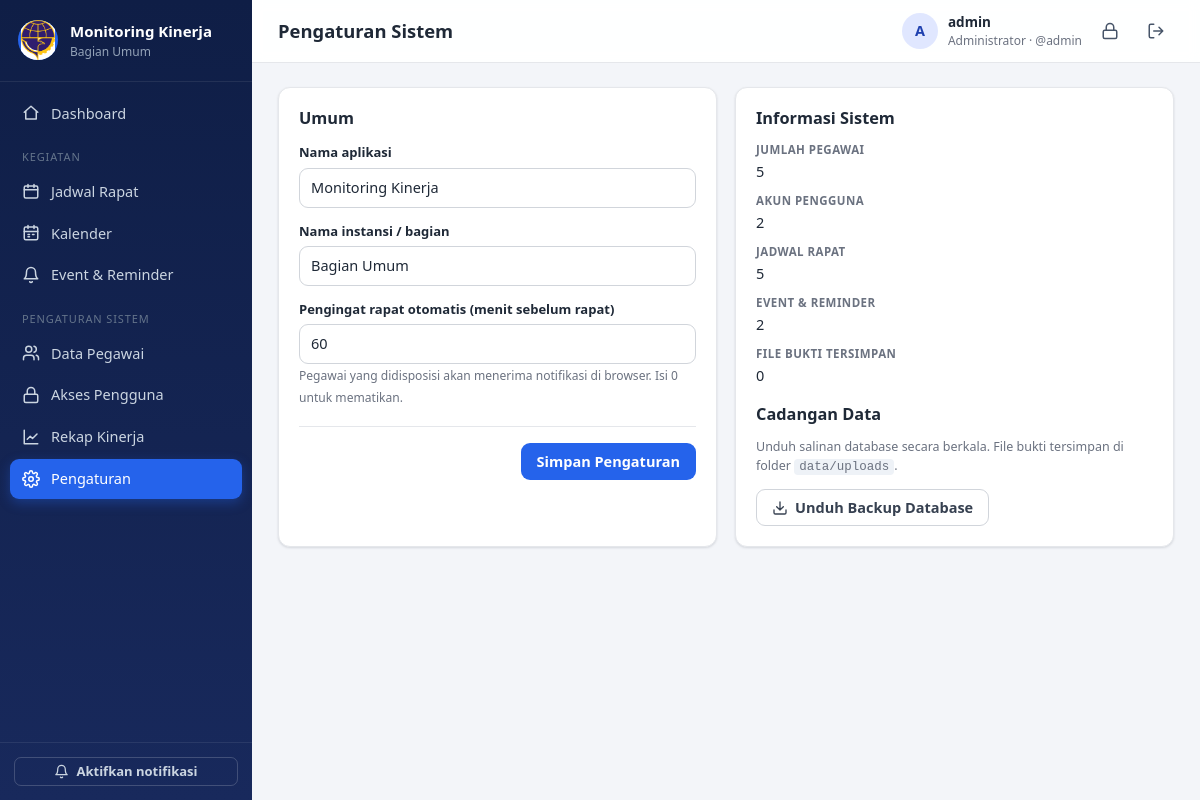
The app's page /pengaturan (signed in), older data.
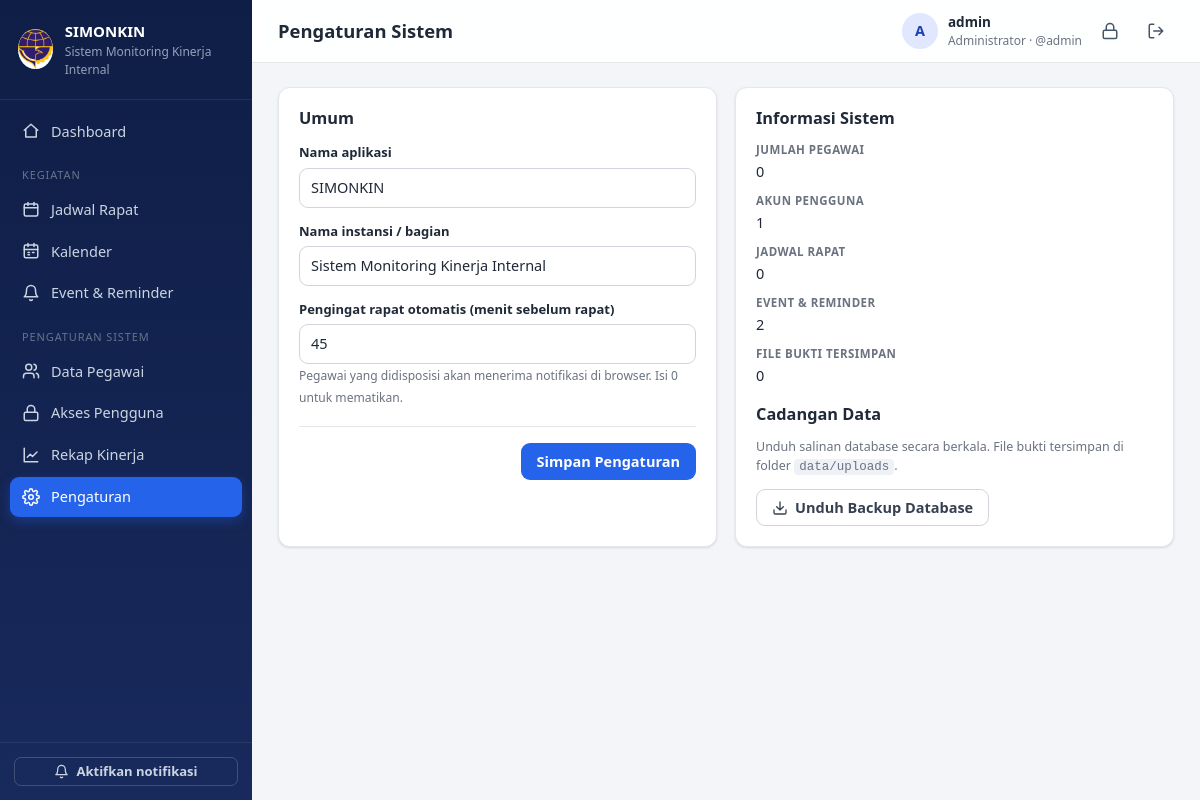
The same page, newer data.
### tables this page shows
CREATE TABLE settings (key TEXT PRIMARY KEY, value TEXT);

### app.py (the view, shortened to what this page needs)
@app.route("/pengaturan", methods=["GET", "POST"])
@admin_required
def pengaturan():
    info = dict(
        pegawai=query("SELECT COUNT(*) c FROM pegawai", one=True)["c"],
        users=query("SELECT COUNT(*) c FROM users", one=True)["c"],
        rapat=query("SELECT COUNT(*) c FROM rapat", one=True)["c"],
        events=query("SELECT COUNT(*) c FROM events", one=True)["c"],
        files=len(os.listdir(UPLOAD_DIR)),
    )
    return render_template("pengaturan.html", info=info)

### app.py (called while the page is built)
def get_db():
    if "db" not in g:
        g.db = sqlite3.connect(DB_PATH)
        g.db.row_factory = sqlite3.Row
        g.db.execute("PRAGMA foreign_keys = ON")
    return g.db

def query(sql, args=(), one=False):
    cur = get_db().execute(sql, args)
    rows = cur.fetchall()
    cur.close()
    return (rows[0] if rows else None) if one else rows

def now_str():
    return datetime.now().strftime(FMT)

def csrf_token():
    if "_csrf" not in session:
        session["_csrf"] = secrets.token_hex(16)
    return session["_csrf"]

def is_admin():
    return bool(g.user and g.user["role"] == "admin")

def admin_required(f):
    @wraps(f)
    def wrapper(*a, **kw):
        if not g.user:
            return redirect(url_for("login", next=request.full_path))
        if g.user["role"] != "admin":
            abort(403)
        return f(*a, **kw)
    return wrapper

def icon(name, size=18):
    return Markup(
        f'<svg class="ic" width="{size}" height="{size}" viewBox="0 0 24 24" fill="none" stroke="currentColor" '
        f'stroke-width="2" stroke-linecap="round" stroke-linejoin="round" aria-hidden="true">{ICONS.get(name, "")}</svg>')

### monitoring-kinerja/templates/pengaturan.html (shortened to what this page needs)
{% extends 'base.html' %}
{% block heading %}Pengaturan Sistem{% endblock %}
{% block content %}
<div class="grid-2">
  <form method="post" class="card form-card">
    <h3>Umum</h3>
    <label class="field"><span>Nama aplikasi</span><input name="nama_aplikasi" value="{{ settings.nama_aplikasi }}" required></label>
    <label class="field"><span>Nama instansi / bagian</span><input name="nama_instansi" value="{{ settings.nama_instansi }}" required></label>
    <label class="field"><span>Pengingat rapat otomatis (menit sebelum rapat)</span>
      <input type="number" min="0" name="pengingat_rapat_menit" value="{{ settings.pengingat_rapat_menit }}">
      <small class="muted">Pegawai yang didisposisi akan menerima notifikasi di browser. Isi 0 untuk mematikan.</small></label>
    <div class="form-actions"><button class="btn btn-primary">Simpan Pengaturan</button></div>
  </form>
  <div class="card">
    <h3>Informasi Sistem</h3>
    <dl class="dl one">
      <div><dt>Jumlah pegawai</dt><dd>{{ info.pegawai }}</dd></div>
      <div><dt>Akun pengguna</dt><dd>{{ info.users }}</dd></div>
      <div><dt>Jadwal rapat</dt><dd>{{ info.rapat }}</dd></div>
      <div><dt>Event &amp; reminder</dt><dd>{{ info.events }}</dd></div>
      <div><dt>File bukti tersimpan</dt><dd>{{ info.files }}</dd></div>
    </dl>
    <h3 class="mt16">Cadangan Data</h3>
    <p class="small muted">Unduh salinan database secara berkala. File bukti tersimpan di folder <code>data/uploads</code>.</p>
    <a href="{{ url_for('backup_db') }}" class="btn btn-light">{{ icon('download',16) }} Unduh Backup Database</a>
  </div>
</div>
{% endblock %}

### monitoring-kinerja/templates/base.html (shortened to what this page needs)
<!doctype html>
<html lang="id">
  <head>
    <link
      rel="stylesheet"
      href="{{ url_for('static', filename='style.css') }}"
    />
  </head>
  <body>
    {% set ep = request.endpoint or '' %}
    <div class="layout">
      <aside class="sidebar" id="sidebar">
        <div class="brand">
          <div class="logo">
            <img
              src="{{ url_for('static', filename='img/logo.png') }}"
              alt="Logo"
              style="width: 100%; height: 100%; object-fit: contain"
            />
          </div>
          <div>
            <div class="brand-title">{{ settings.nama_aplikasi }}</div>
            <div class="brand-sub">{{ settings.nama_instansi }}</div>
          </div>
        </div>
        <nav class="nav">
          <a
            href="{{ url_for('dashboard') }}"
            class="{{ 'active' if ep=='dashboard' }}"
            >{{ icon('home') }} Dashboard</a
          >
          {% if is_admin %}
          <div class="nav-label">Kegiatan</div>
          <a
            href="{{ url_for('rapat_list') }}"
            class="{{ 'active' if ep.startswith('rapat') }}"
            >{{ icon('rapat') }} Jadwal Rapat</a
          >
          {% endif %}
          <a
            href="{{ url_for('kalender') }}"
            class="{{ 'active' if ep=='kalender' }}"
            >{{ icon('kalender') }} Kalender</a
          >
          <a
            href="{{ url_for('event_list') }}"
            class="{{ 'active' if ep.startswith('event') }}"
            >{{ icon('bell') }} {{ 'Event & Reminder' if is_admin else
            'Pengingat & Event' }}</a
          >
          {% if is_admin %}
          <div class="nav-label">Pengaturan Sistem</div>
          <a
            href="{{ url_for('pegawai_list') }}"
            class="{{ 'active' if ep.startswith('pegawai') }}"
            >{{ icon('pegawai') }} Data Pegawai</a
          >
          <a
            href="{{ url_for('pengguna_list') }}"
            class="{{ 'active' if ep.startswith('pengguna') }}"
            >{{ icon('kunci') }} Akses Pengguna</a
          >
          <a
            href="{{ url_for('rekap') }}"
            class="{{ 'active' if ep.startswith('rekap') }}"
            >{{ icon('chart') }} Rekap Kinerja</a
          >
          <a
            href="{{ url_for('pengaturan') }}"
            class="{{ 'active' if ep=='pengaturan' }}"
            >{{ icon('gear') }} Pengaturan</a
          >
          {% endif %}
        </nav>
        <div class="sidebar-foot">
          <button
            type="button"
            class="btn btn-sm btn-outline-light w100"
            id="btnNotif"
          >
            {{ icon('bell',15) }} Aktifkan notifikasi
          </button>
        </div>
      </aside>
      <main class="main">
        <header class="topbar">
          <h1 class="page-title">{% block heading %}{% endblock %}</h1>
          <div class="user-box">
            <div class="avatar">
              {{ (current_user.pegawai_nama or current_user.username)[:1]|upper
              }}
            </div>
            <div class="user-meta">
              <div class="user-name">
                {{ current_user.pegawai_nama or current_user.username }}
              </div>
              <div class="user-role">
                {{ 'Administrator' if is_admin else 'Pengguna' }} · @{{
                current_user.username }}
              </div>
            </div>
            <a
              class="icon-btn"
              href="{{ url_for('ganti_password') }}"
              title="Ganti password"
              >{{ icon('kunci') }}</a
            >
            <form method="post" action="{{ url_for('logout') }}" class="inline">
              <button class="icon-btn" title="Keluar">
                {{ icon('logout') }}
              </button>
            </form>
          </div>
        </header>
        <div class="content">
           {% block content %}{% endblock %}
        </div>
      </main>
    </div>
  </body>
</html>

Row changes from the older to the newer data that the page shows:
changed settings: nama_aplikasi "Monitoring Kinerja" → "SIMONKIN"
changed settings: nama_instansi "Bagian Umum" → "Sistem Monitoring Kinerja Internal"
changed settings (number 3 of 3 on the later page): pengingat_rapat_menit "60" → "45"
Text that changed along with them:
{{ info.pegawai }}: "5" → "0"
{{ info.users }}: "2" → "1"
{{ info.rapat }}: "5" → "0"
